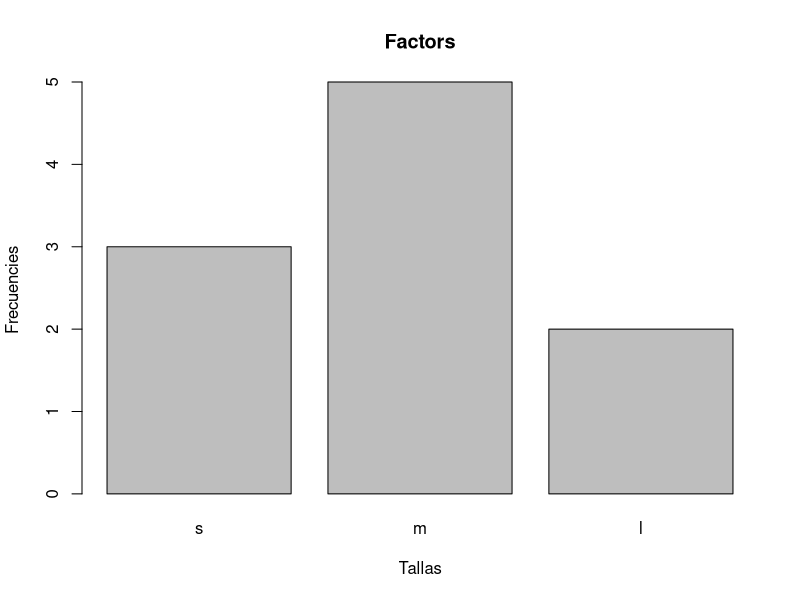

This figure's R source:

library(plyr)
print('--- Runnnig ---')

tallas <- c('m','l','m','M','s','M','M','S','l','l')

# factor
fac_tallas <- factor(tallas)
fac_tallas <- revalue(fac_tallas, c('M'='m', 'S'='s'))

# levels
levels_ta <- levels(fac_tallas)
print(levels_ta)

#Ordenar de s a l 
fac_tallas <- factor(fac_tallas, 
	ordered = TRUE,
	levels=c('l','m','s'),
	labels=c('s','m','l'))

print(levels(fac_tallas))

pdf("PlotFactor.pdf")
plot(fac_tallas, main='Factors', xlab='Tallas', ylab='Frecuencies')
dev.off()